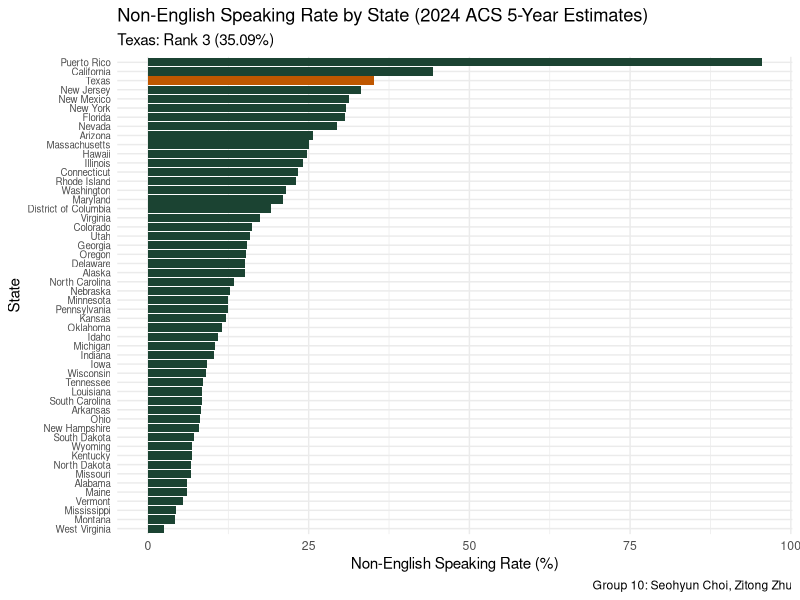
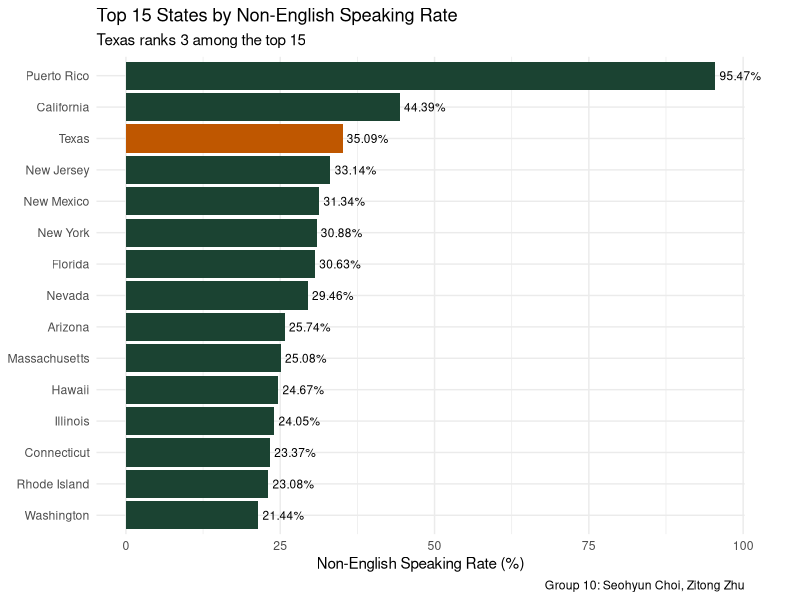
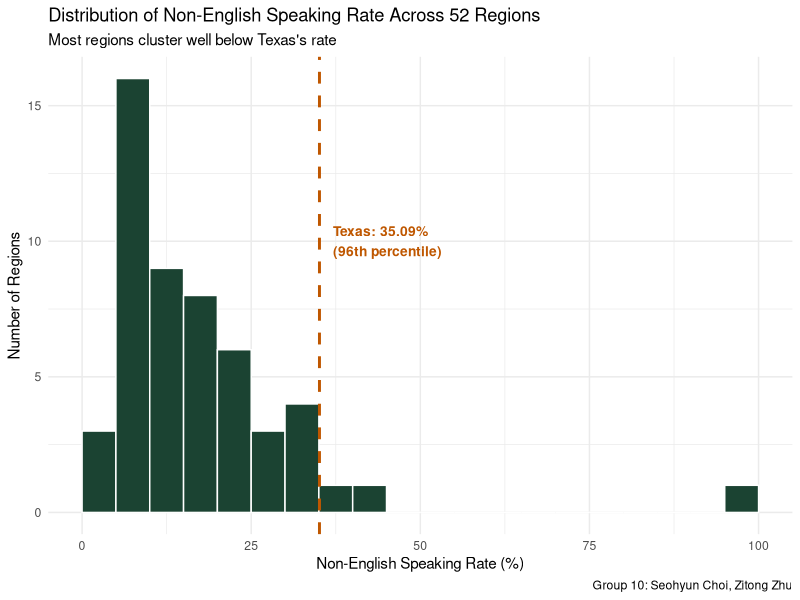
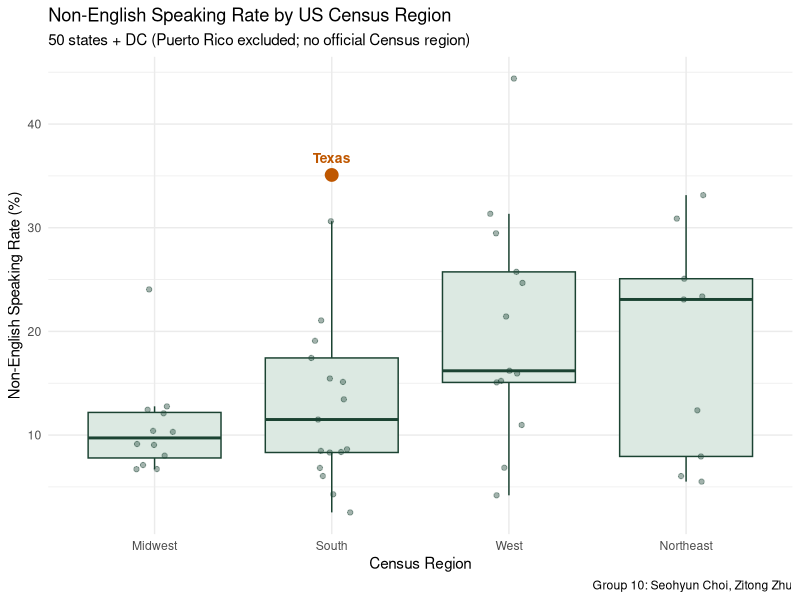
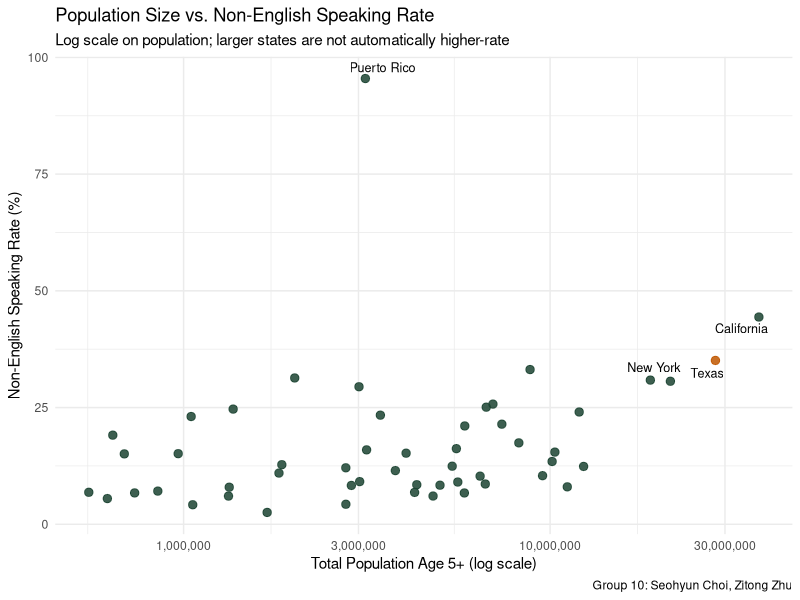
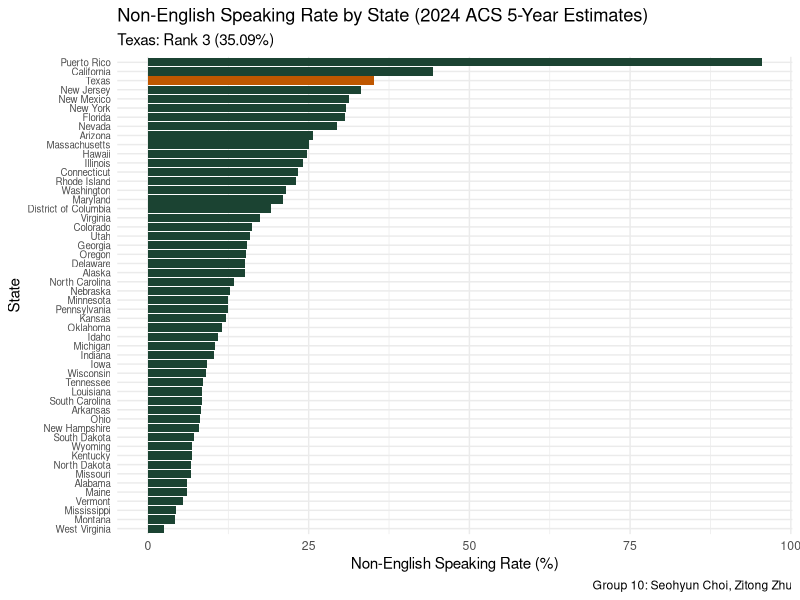
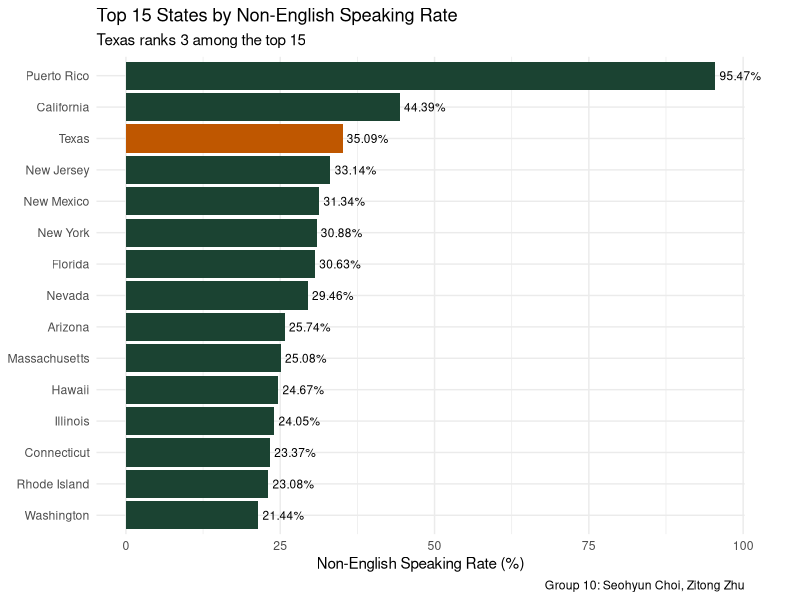
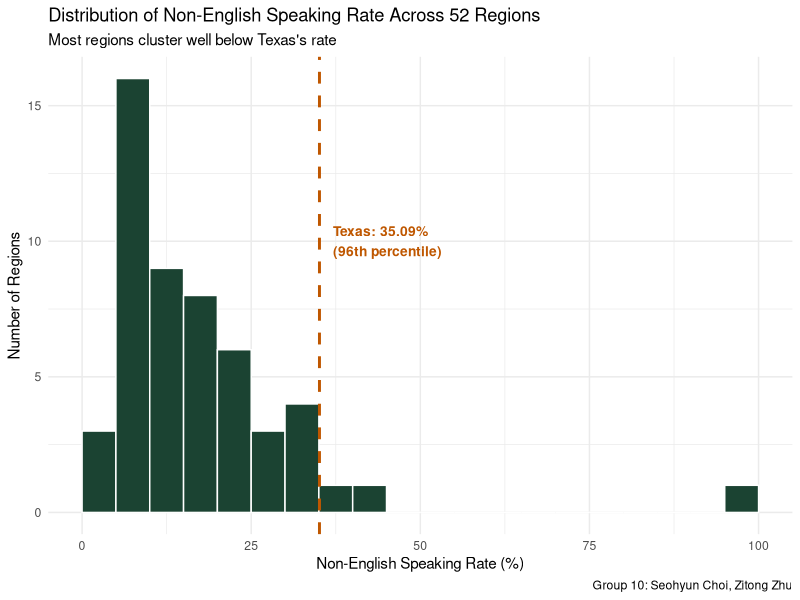

These figures' R source, in order:
### =========================================================
### Data Analytics Term Project
### Group 10: Seohyun Choi, Zitong Zhu
### Research Question: Among 52 regions (50 states + DC + Puerto Rico),
###                     what is Texas's rank in non-English speaking rate?
### Data: US Census Bureau, table B16001
###       (Language Spoken at Home by Ability to Speak English
###        for the Population 5 Years and Over), 2024 ACS 5-Year Estimates
### =========================================================

# install.packages('dplyr')
# install.packages('ggplot2')
# install.packages('tidyr')
# install.packages('ggrepel')
# install.packages('scales')

library(dplyr)
library(ggplot2)
library(tidyr)
library(ggrepel)
library(scales)

# Run this script from the repository root so that the relative paths
# ./data/ and ./output/ below resolve correctly, e.g.:
#   Rscript scripts/group10_analysis_final.R
# (in RStudio: set the working directory to the repo root first)
getwd()


### -----------------------------------------------------
### 1. Load Data
### -----------------------------------------------------

lang.dat <- read.csv("./data/language_by_state.csv",
                      header = TRUE,
                      check.names = FALSE,
                      stringsAsFactors = FALSE)

# as_tibble allows for nice printing (tbl_df() is deprecated/defunct in recent dplyr)
lang.dat <- as_tibble(lang.dat)

# Rename the first column (category label) for easier handling
# (Census CSVs exported from Excel often have a BOM before the first
#  column name, so we clean that up here too)
names(lang.dat)[1] <- "label"

lang.dat


### -----------------------------------------------------
### 2. Cleaning
### -----------------------------------------------------

# The Census CSV encodes its hierarchy using leading indentation
# (non-breaking spaces). We only need the "Total" row and the
# "Speak only English" row, since:
#   Non-English speaking population = Total - Speak only English

lang.dat <- lang.dat %>%
  mutate(label = sub("^[^A-Za-z]*", "", label),   # strip leading indentation (non-breaking space)
         label = trimws(label))

lang.clean <- lang.dat %>%
  filter(label %in% c("Total:", "Speak only English"))

lang.clean


### -----------------------------------------------------
### 3. Reshape Wide -> Long
### -----------------------------------------------------

# Margin of Error columns are not needed for this analysis
# (descriptive statistics + visualization), so keep Estimate columns only
lang.long <- lang.clean %>%
  select(label, ends_with("!!Estimate")) %>%
  pivot_longer(cols = -label,
               names_to = "state",
               values_to = "value") %>%
  mutate(state = gsub("!!Estimate", "", state),
         value = as.numeric(gsub(",", "", value)))

lang.long


### -----------------------------------------------------
### 4. Calculate Non-English Speaking Rate (%) by State
### -----------------------------------------------------

lang.wide <- lang.long %>%
  pivot_wider(names_from = label, values_from = value) %>%
  rename(total = `Total:`,
         english_only = `Speak only English`)

lang.ratio <- lang.wide %>%
  mutate(non_english = total - english_only,
         pct_non_english = round(non_english / total * 100, 2)) %>%
  select(state, total, english_only, non_english, pct_non_english)

lang.ratio


### -----------------------------------------------------
### 5. Ranking
### -----------------------------------------------------

lang.rank <- lang.ratio %>%
  arrange(desc(pct_non_english)) %>%
  mutate(rank = row_number()) %>%
  select(rank, state, pct_non_english, total, non_english)

lang.rank

# Check Texas's rank
texas.rank <- lang.rank %>%
  filter(state == "Texas")

texas.rank

cat(sprintf("Texas ranks #%d out of 52 regions in non-English speaking rate (%.2f%%)\n",
            texas.rank$rank, texas.rank$pct_non_english))


### -----------------------------------------------------
### 6. Descriptive Statistics
### -----------------------------------------------------

lang.rank %>%
  summarise(
    mean_pct   = mean(pct_non_english),
    median_pct = median(pct_non_english),
    sd_pct     = sd(pct_non_english),
    min_pct    = min(pct_non_english),
    max_pct    = max(pct_non_english)
  )

# What percentile does Texas fall into across the full distribution?
lang.rank %>%
  summarise(percentile = mean(pct_non_english <= texas.rank$pct_non_english) * 100)


### -----------------------------------------------------
### 7. Visualization - Highlighting Texas
### -----------------------------------------------------

# Add a flag column to color Texas differently from other states
lang.plot <- lang.rank %>%
  mutate(highlight = ifelse(state == "Texas", "Texas", "Other"))

# Ranked bar chart for all 52 regions (horizontal bars, descending order)
ggplot(lang.plot,
       aes(x = reorder(state, pct_non_english),
           y = pct_non_english,
           fill = highlight)) +
  geom_bar(stat = "identity") +
  coord_flip() +
  scale_fill_manual(values = c("Texas" = "#BF5700", "Other" = "#1B4332")) +
  labs(title = "Non-English Speaking Rate by State (2024 ACS 5-Year Estimates)",
       subtitle = paste0("Texas: Rank ", texas.rank$rank, " (",
                          texas.rank$pct_non_english, "%)"),
       x = "State",
       y = "Non-English Speaking Rate (%)",
       fill = "",
       caption = "Group 10: Seohyun Choi, Zitong Zhu") +
  theme_minimal() +
  theme(axis.text.y = element_text(size = 7),
        legend.position = "none")

ggsave("./output/fig1_all_states_ranked.png", width = 8, height = 11)


# Zoomed-in view of the top 15 regions (for presentation slides)
lang.plot %>%
  filter(rank <= 15) %>%
  ggplot(aes(x = reorder(state, pct_non_english),
             y = pct_non_english,
             fill = highlight)) +
  geom_bar(stat = "identity") +
  geom_text(aes(label = paste0(pct_non_english, "%")),
            hjust = -0.1, size = 3) +
  coord_flip(clip = "off") +
  scale_fill_manual(values = c("Texas" = "#BF5700", "Other" = "#1B4332")) +
  labs(title = "Top 15 States by Non-English Speaking Rate",
       subtitle = paste0("Texas ranks ", texas.rank$rank, " among the top 15"),
       x = NULL,
       y = "Non-English Speaking Rate (%)",
       caption = "Group 10: Seohyun Choi, Zitong Zhu") +
  theme_minimal() +
  theme(legend.position = "none",
        plot.margin = margin(5.5, 40, 5.5, 5.5))

ggsave("./output/fig2_top15_texas_highlight.png", width = 8, height = 6)


### -----------------------------------------------------
### 8. Additional Visualizations
### -----------------------------------------------------

# 8.1 Assign each state to its official US Census Bureau region
# (Northeast / Midwest / South / West). DC is grouped with South,
# per Census Bureau convention. Puerto Rico is a US territory and
# has no official Census region, so it is labeled "Territory" and
# excluded from the boxplot's regional comparison.
region.map <- tibble(
  state = c(
    "Connecticut", "Maine", "Massachusetts", "New Hampshire", "Rhode Island",
    "Vermont", "New Jersey", "New York", "Pennsylvania",
    "Illinois", "Indiana", "Michigan", "Ohio", "Wisconsin", "Iowa", "Kansas",
    "Minnesota", "Missouri", "Nebraska", "North Dakota", "South Dakota",
    "Delaware", "Florida", "Georgia", "Maryland", "North Carolina",
    "South Carolina", "Virginia", "District of Columbia", "West Virginia",
    "Alabama", "Kentucky", "Mississippi", "Tennessee", "Arkansas",
    "Louisiana", "Oklahoma", "Texas",
    "Arizona", "Colorado", "Idaho", "Montana", "Nevada", "New Mexico",
    "Utah", "Wyoming", "Alaska", "California", "Hawaii", "Oregon", "Washington",
    "Puerto Rico"
  ),
  region = c(
    rep("Northeast", 9),
    rep("Midwest", 12),
    rep("South", 17),
    rep("West", 13),
    "Territory"
  )
)

lang.region <- lang.plot %>%
  left_join(region.map, by = "state")

# 8.2 Histogram of all 52 regions, with Texas marked by a dashed line
ggplot(lang.region, aes(x = pct_non_english)) +
  geom_histogram(binwidth = 5, fill = "#1B4332", color = "white", boundary = 0) +
  geom_vline(xintercept = texas.rank$pct_non_english,
             color = "#BF5700", linewidth = 1, linetype = "dashed") +
  annotate("text", x = texas.rank$pct_non_english + 2, y = 10,
           label = paste0("Texas: ", texas.rank$pct_non_english, "%\n(96th percentile)"),
           color = "#BF5700", hjust = 0, fontface = "bold", size = 3.5) +
  labs(title = "Distribution of Non-English Speaking Rate Across 52 Regions",
       subtitle = "Most regions cluster well below Texas's rate",
       x = "Non-English Speaking Rate (%)",
       y = "Number of Regions",
       caption = "Group 10: Seohyun Choi, Zitong Zhu") +
  theme_minimal()

ggsave("./output/fig3_histogram_texas.png", width = 8, height = 5.5)


# 8.3 Boxplot comparing Census regions, with Texas marked as a point
lang.region %>%
  filter(region != "Territory") %>%
  ggplot(aes(x = reorder(region, pct_non_english, median), y = pct_non_english)) +
  geom_boxplot(fill = "#DCE9E2", color = "#1B4332", outlier.shape = NA) +
  geom_jitter(width = 0.12, alpha = 0.4, color = "#1B4332") +
  geom_point(data = lang.region %>% filter(state == "Texas"),
             aes(x = "South", y = pct_non_english),
             color = "#BF5700", size = 4) +
  geom_text(data = lang.region %>% filter(state == "Texas"),
            aes(x = "South", y = pct_non_english, label = "Texas"),
            color = "#BF5700", fontface = "bold", vjust = -1.2, size = 3.5) +
  labs(title = "Non-English Speaking Rate by US Census Region",
       subtitle = "50 states + DC (Puerto Rico excluded; no official Census region)",
       x = "Census Region",
       y = "Non-English Speaking Rate (%)",
       caption = "Group 10: Seohyun Choi, Zitong Zhu") +
  theme_minimal()

ggsave("./output/fig4_boxplot_by_region.png", width = 8, height = 5.5)


# 8.4 Scatter plot: total population vs. non-English speaking rate
ggplot(lang.region, aes(x = total, y = pct_non_english, color = highlight)) +
  geom_point(size = 2.5, alpha = 0.85) +
  ggrepel::geom_text_repel(
    data = lang.region %>% filter(state %in% c("Texas", "California", "Puerto Rico", "New York")),
    aes(label = state), show.legend = FALSE, size = 3.2, color = "black"
  ) +
  scale_x_log10(labels = scales::comma) +
  scale_color_manual(values = c("Texas" = "#BF5700", "Other" = "#1B4332")) +
  labs(title = "Population Size vs. Non-English Speaking Rate",
       subtitle = "Log scale on population; larger states are not automatically higher-rate",
       x = "Total Population Age 5+ (log scale)",
       y = "Non-English Speaking Rate (%)",
       color = "",
       caption = "Group 10: Seohyun Choi, Zitong Zhu") +
  theme_minimal() +
  theme(legend.position = "none")

ggsave("./output/fig5_scatter_population.png", width = 8, height = 5.5)


### -----------------------------------------------------
### 9. Applied Improvement \u2014 One-Sample t-test for Texas
### -----------------------------------------------------

# Idea: is Texas's non-English speaking rate (35.09%) significantly higher
# than what we'd expect from the "typical" region? We treat the other 51
# regions' rates as a sample and test whether their true mean is below
# Texas's specific value.
#
# H0: mean(other 51 regions) = Texas's rate (35.09%)
# H1: mean(other 51 regions) <  Texas's rate (one-sided)
# alpha = 0.05

other.pct <- lang.rank %>%
  filter(state != "Texas") %>%
  pull(pct_non_english)

texas.ttest <- t.test(other.pct,
                       mu = texas.rank$pct_non_english,
                       alternative = "less")

texas.ttest

cat(sprintf(
  "\nOne-sample t-test: t = %.3f, df = %d, p-value = %.2e\nMean of other 51 regions = %.2f%% vs Texas = %.2f%%\n",
  texas.ttest$statistic, texas.ttest$parameter,
  texas.ttest$p.value, mean(other.pct), texas.rank$pct_non_english
))


### -----------------------------------------------------
### 8. Interpretation
### -----------------------------------------------------
#
# - Texas ranks near the top (around #3) out of 52 regions
#   (50 states + DC + Puerto Rico) in non-English speaking rate,
#   well above the overall average.
# - The top-ranked regions are Puerto Rico (an overwhelming #1 due to
#   its Spanish-speaking majority), California, Texas, New Jersey,
#   New Mexico, New York, and Florida -- mostly places with a large
#   Hispanic population share or high levels of border/immigrant inflow.
# - Texas shares a border with Mexico and has a large Spanish-speaking
#   population, which likely explains its high national ranking.
# - By contrast, the lowest-ranked regions (West Virginia, Montana,
#   Mississippi, etc.) tend to be inland/rural states with lower
#   immigrant shares and less population mobility.
#
### =========================================================
